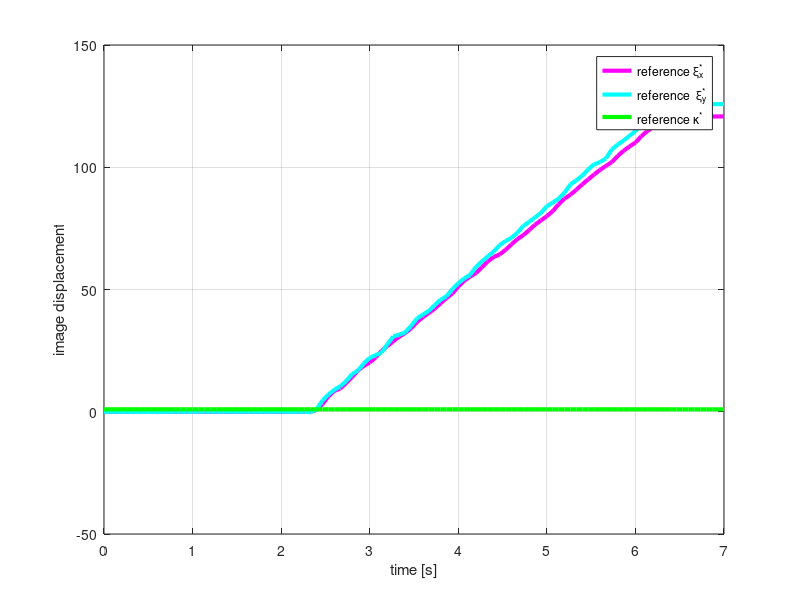
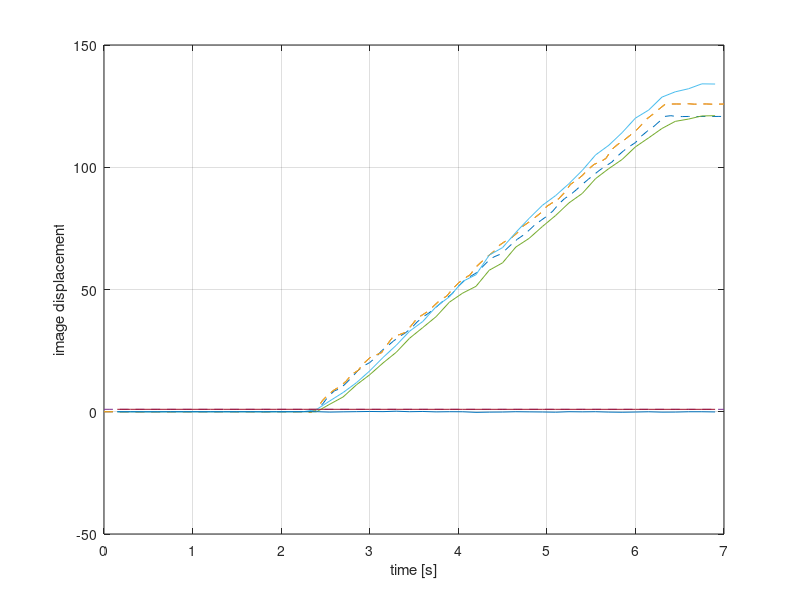
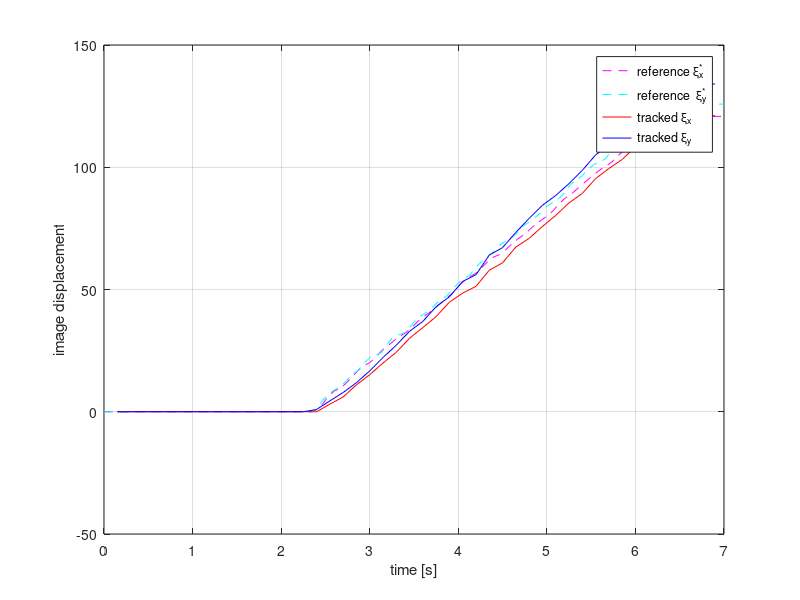

MATLAB code for these plots, in order:
%% Results plot
clear all;
close all;


load('RefresultExp305');

Ref = load('Exp305_Ref2r.txt');

figure(1);
plot(Ref(:,1),Ref(:,3),'m-',Ref(:,1),Ref(:,4),'c-',Ref(:,1),Ref(:,5),'g-',Ref(:,1),Ref(:,6),'k-');
f1 = plot(Ref(:,1),Ref(:,3),'m-',Ref(:,1),Ref(:,4),'c-',Ref(:,1),Ref(:,5),'g-');
grid on
xlabel('time [s]')
ylabel('image displacement')
legend('reference \xi_x^*','reference  \xi_y^*','reference \kappa^*','Location','Best')
set(f1,'LineWidth',3)

%%
%plot(time_r,rst_val(:,1));
n = size(time_r,1);
time = time_r(1:n-1);
rst = rst_val(2:n,:);

figure(2);
plot(Ref(:,1),Ref(:,3),'--',Ref(:,1),Ref(:,4),'--',Ref(:,1),Ref(:,4),'--',Ref(:,1),Ref(:,5),'--',time,rst(:,1),time,rst(:,2),time,rst(:,3),time,rst(:,4));
grid on
xlabel('time [s]')
ylabel('image displacement')

figure(3);
plot(Ref(:,1),Ref(:,3),'m--',Ref(:,1),Ref(:,4),'c--',time,rst(:,1),'r-',time,rst(:,2),'b-');
grid on
xlabel('time [s]')
ylabel('image displacement')
legend('reference \xi_x^*','reference  \xi_y^*','tracked \xi_x','tracked \xi_y','Location','Best')
